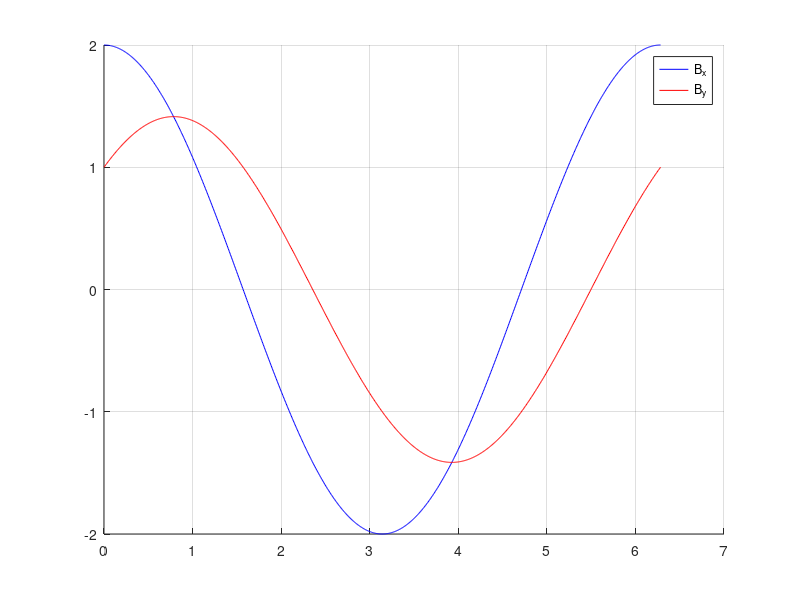

The MATLAB source for this figure:
clear all
%definiraj ekscentricnost
xs=0+0*(rand()-0.5);
ys=0+0*(rand()-0.5);
xd=1+0*(rand()-0.5);
yd=0+0*(rand()-0.5);
% definiraj zacetni poziciji sond
zac_x=[1;0];
zac_y=[0;1];
% definiraj kote
theta=linspace(0,2*pi,1000);
% priprava slike
figure(2)
clf
hold on


Bx=zeros(size(theta));
By=zeros(size(theta));
stevec=1;
for i=theta
%   vrednosti rotacijske matrike 
  rot_mat=[cos(i) sin(i);-sin(i) cos(i) ]; 


%   pozicija hallove sonde
  hallx=rot_mat*(zac_x+[xd;yd])+[xs;ys];
  hally=rot_mat*(zac_y+[xd;yd])+[xs;ys];

% shrani vrednost polja Bz

Bx(stevec)=hallx(1);
By(stevec)=hally(1);

stevec=stevec+1;
end


kotmerjeni=atan2(Bx,By);

figure(2)

plot(theta,Bx,'-b',theta,By,'-r')
grid on
legend('B_x','B_y')

